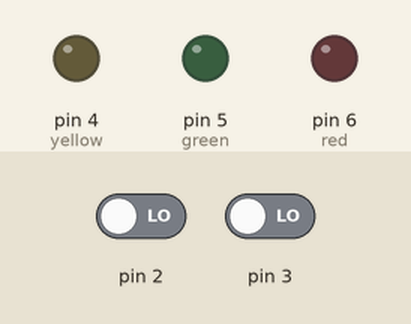
Simulated run of this sketch. Board: Arduino Uno, built with avr-gcc and run on an emulated ATmega328P. On the bench: output pins drawn as LEDs (lit = HIGH). Dashed ring = blinking. The test bench sets the inputs (shaded band); at power-on: pin 2 LOW, pin 3 LOW.

Above: at 1.2 s.
1.3 s: pin 2 driven HIGH
At 1.7 s:
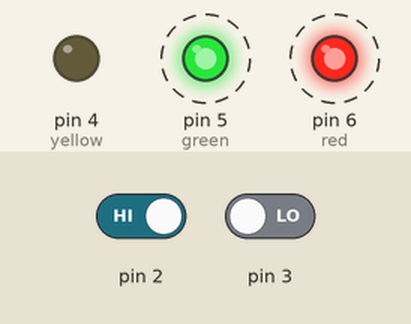
4.3 s: pin 3 driven HIGH
At 7.0 s:
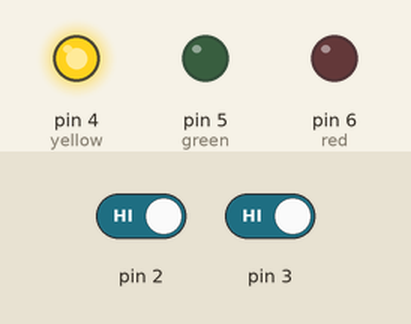
7.3 s: pin 2 driven LOW
At 7.8 s:
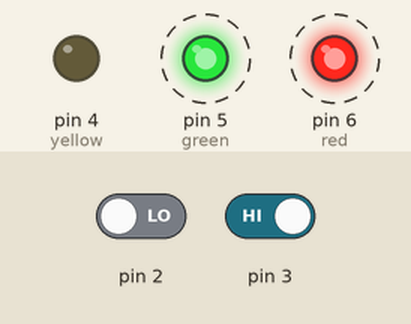
Timing chart, 0 to 13.7 s (numbered marks = the images above; inputs shaded):
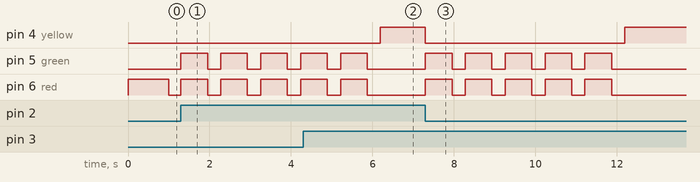

The sketch:

hw06_sol.ino
```cpp
volatile int red=6;
volatile int green=5;
volatile int yellow=4;

boolean deviceB=false;
void setup()
{
  interrupts();
   attachInterrupt(0,dothisA,CHANGE);
   attachInterrupt(1,dothisB,CHANGE);

   pinMode(green,OUTPUT); //Setups red, green and yellow LEDs
   pinMode(red,OUTPUT);
   pinMode(yellow,OUTPUT);

   digitalWrite(green,LOW); //Make sure the LEDs start off
   digitalWrite(yellow,LOW);
   digitalWrite(green,LOW);
 }

void loop()
{
     action3(); //start off doing action3
}

void action3() //do action 3 forever
{
  while(true)
  {
    digitalWrite(red,HIGH);
    delay(1000);
    digitalWrite(red,LOW);
  delay(500);
  }
}

void delayplease(int x)  //creates a delay.  The input determines the
{                        // amount of delay
 for(int r=0;r<x*90;r++)
  {for(int t=0;t<1000;t++)
     digitalWrite(0,HIGH);  //I found out that digtil writing takes a
  }                        // long amount of time compared to other
}                          //commands so this worked well for a delay.


void dothisA()
{

  digitalWrite(red,LOW);  //makes sure the LEDs are off
  digitalWrite(yellow,LOW);

  for(int i=0;i<5;i++)
    {
      digitalWrite(green,HIGH); //Makes greena nd red leds blink for
      digitalWrite(red,HIGH); //10 seconds
      delayplease(2);
      digitalWrite(green,LOW);
      digitalWrite(red,LOW);
      delayplease(1);
     }

   if(deviceB==true) //checks to see if interrupt 2 was
   dothisB();        //triggered before

}


void dothisB()
{
  deviceB=true;           //marks that interrupt 2 has happened
  digitalWrite(red,LOW);
  interrupts();

  digitalWrite(yellow,HIGH);
  delayplease(14);
  digitalWrite(yellow,LOW);

  deviceB=false;          // action 2 is done and it goes back
  action3();              // to action 3

}
```

Measured:
- after the input at 1.3 s, pin 5 (green), pin 6 (red): alternates HIGH for 0.65 s and LOW for 0.33 s, starting at once
- after the input at 4.3 s, pin 4 (yellow): LOW → HIGH after 1.9 s; pin 6 (red): goes on until 5.9 s, then stays LOW
- after the input at 7.3 s, pin 4 (yellow): HIGH → LOW after 0.00 s instead of 3.5 s; pin 5 (green), pin 6 (red): alternates HIGH for 0.65 s and LOW for 0.33 s, 10 changes in all, then stays LOW, starting at once
